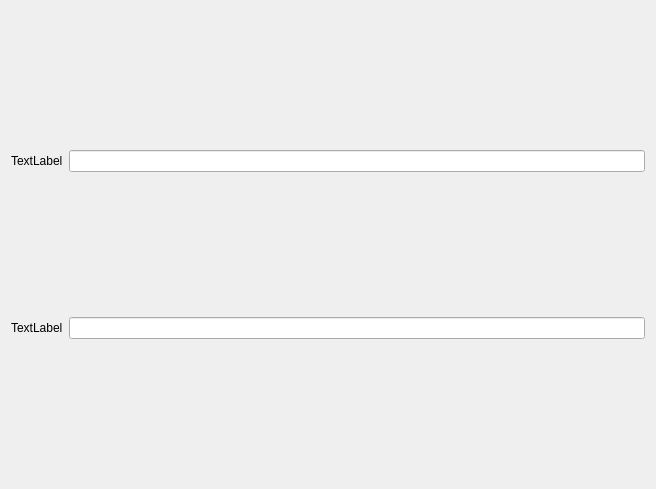
<?xml version="1.0" encoding="UTF-8"?>
<ui version="4.0">
 <class>Form</class>
 <widget class="QWidget" name="Form">
  <property name="geometry">
   <rect>
    <x>0</x>
    <y>0</y>
    <width>656</width>
    <height>489</height>
   </rect>
  </property>
  <property name="windowTitle">
   <string>Form</string>
  </property>
  <layout class="QVBoxLayout" name="verticalLayout_2">
   <item>
    <layout class="QHBoxLayout" name="horizontalLayout">
     <item>
      <widget class="QLabel" name="label1">
       <property name="text">
        <string>TextLabel</string>
       </property>
      </widget>
     </item>
     <item>
      <widget class="QLineEdit" name="lineEdit1"/>
     </item>
    </layout>
   </item>
   <item>
    <layout class="QVBoxLayout" name="verticalLayout"/>
   </item>
   <item>
    <layout class="QHBoxLayout" name="horizontalLayout_2">
     <item>
      <widget class="QLabel" name="label2">
       <property name="text">
        <string>TextLabel</string>
       </property>
      </widget>
     </item>
     <item>
      <widget class="QLineEdit" name="lineEdit2"/>
     </item>
    </layout>
   </item>
  </layout>
 </widget>
 <resources/>
 <connections/>
</ui>
